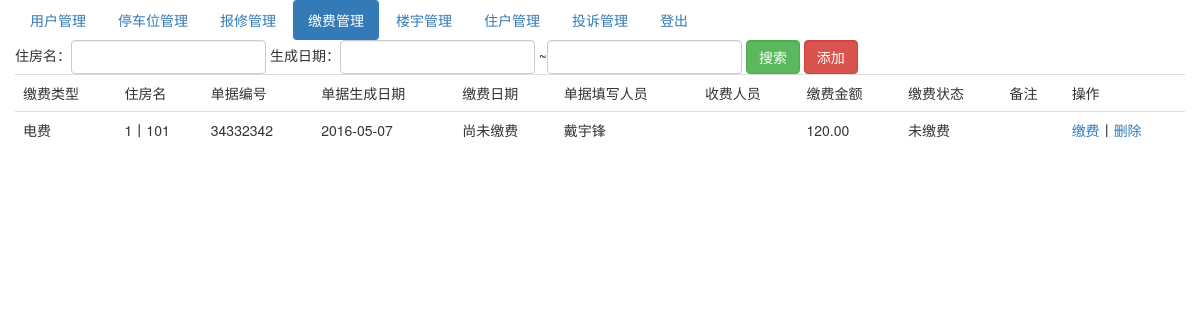
Screenshot of /index.php/charge_admin with the database file from the repository.
### tables this page shows
CREATE TABLE IF NOT EXISTS `charge` (
  `charge_id` int(10) NOT NULL AUTO_INCREMENT,
  `type_id` int(10) NOT NULL COMMENT '缴费类型ID',
  `house_id` int(10) NOT NULL,
  `invoiceNum` varchar(255) NOT NULL COMMENT '单据编号',
  `createTime` int(10) NOT NULL COMMENT '单据生成日期',
  `paymentTime` int(10) NOT NULL COMMENT '缴费日期',
  `handleName` varchar(255) NOT NULL COMMENT '单据填写人员姓名',
  `chargeName` varchar(255) NOT NULL COMMENT '收费人员姓名',
  `paymentMoney` decimal(10,2) NOT NULL COMMENT '缴费金额',
  `status` tinyint(4) NOT NULL DEFAULT '10' COMMENT '缴费状态 10未缴费 20已缴费',
  `remark` varchar(255) NOT NULL COMMENT '备注',
  PRIMARY KEY (`charge_id`)
);

### application/controllers/Charge_admin.php (called while the page is built, shortened)
<?php
class Charge_admin extends CI_Controller{
    public function __construct()
    {
        $this->load->helper('url_helper');
        $this->load->library('session');
    }
    public function index(){
        $this->load->model('charge_model');
        $this->load->model('house_model');
        $condition=array();
        $charge_list=$this->charge_model->getChargeList($condition);
        foreach($charge_list as $key=>$value){
            $type_info=$this->charge_model->getTypeInfoById($value['type_id']);
            $charge_list[$key]['type_name']=$type_info['type_name'];
            $house_info=$this->house_model->getHouseInfo(array('house_id'=>$value['house_id']));
            $charge_list[$key]['house_name']=$house_info['house_name'];
        }
        $data=array();
        $data['charge_list']=$charge_list;
        $this->load->view('templates/header_admin',$data);
        $this->load->view('charge_index_admin',$data);
    }
}

### index.php (called while the page is built, shortened)
<?php
require_once BASEPATH.'core/CodeIgniter.php';

### application/models/Charge_model.php (called while the page is built, shortened)
<?php
class Charge_model extends CI_Model{
    public function getChargeList($condition=array())
    {
        $query=$this->db->get_where('charge',$condition);
        return $query->result_array();
    }
    public function getTypeInfoById($type_id)
    {
        $query = $this->db->get_where('charge_type',array('type_id'=>$type_id));
        return $query->row_array();
    }
}
?>

### application/models/House_model.php (called while the page is built, shortened)
<?php
class House_model extends CI_Model{
    public function getHouseInfo($condition){
        $query = $this->db->get_where('house',$condition);
        return $query->row_array();
    }
}
?>

### application/views/charge_index_admin.php (the view, shortened to what this page needs)
<div class="container">
    <div class="row">
        <ul class="nav nav-pills">
            <li role="presentation"><a href="/index.php/member_admin/index">用户管理</a></li>
            <li role="presentation"><a href="/index.php/carport_admin/index">停车位管理</a></li>
            <li role="presentation"><a href="/index.php/repair_admin/index">报修管理</a></li>
            <li role="presentation" class="active"><a href="/index.php/charge_admin/index">缴费管理</a></li>
            <li role="presentation"><a href="/index.php/building_admin/index">楼宇管理</a></li>
            <li role="presentation"><a href="/index.php/house_admin/index">住户管理</a></li>
            <li role="presentation"><a href="/index.php/complain_admin/index">投诉管理</a></li>
            <li role="presentation"><a href="/index.php/Welcome/logout">登出</a></li>
        </ul>
    </div>
    <div class="row">
        <form method="get" class="form-inline" action="/index.php/Charge_admin/index">
            <div class="form-group">住房名：<input type="text" class="form-control" name="house_name"></div>
            <div class="form-group">
                生成日期：<input type="text" class="form-control" name="date_start" id="date_start" />
                ~<input type="text" class="form-control" name="date_end" id="date_end" />
            </div>
            <div class="form-group"><input type="submit" class="form-control btn-success" value="搜索"></div>
            <div class="form-group"><a class="form-control btn-danger" href="/index.php/Charge_admin/add">添加</a></div>
        </form>
    </div>
    <div class="row">
        <table class="table">
            <tr>
                <td>缴费类型</td>
                <td>住房名</td>
                <td>单据编号</td>
                <td>单据生成日期</td>
                <td>缴费日期</td>
                <td>单据填写人员</td>
                <td>收费人员</td>
                <td>缴费金额</td>
                <td>缴费状态</td>
                <td>备注</td>
                <td>操作</td>
            </tr>
            <?php foreach($charge_list as $value){ ?>
                <tr>
                    <td><?php echo $value['type_name']; ?></td>
                    <td><?php echo $value['house_name']; ?></td>
                    <td><?php echo $value['invoiceNum']; ?></td>
                    <td><?php echo date('Y-m-d',$value['createTime']); ?></td>
                    <td><?php if($value['paymentTime']==0){ echo '尚未缴费'; }else{echo date('Y-m-d',$value['paymentTime']);} ?></td>
                    <td><?php echo $value['handleName']; ?></td>
                    <td><?php echo $value['chargeName']; ?></td>
                    <td><?php echo $value['paymentMoney']; ?></td>
                    <td><?php if($value['status']==10){echo '未缴费';}elseif($value['status']==20){echo '已缴费';}  ?></td>
                    <td><?php echo $value['remark']; ?></td>
                    <td><?php if($value['status']==10){ ?><a href="/index.php/Charge_admin/showEdit?charge_id=<?php echo $value['charge_id']; ?>">缴费</a>丨<?php } ?><a href="/index.php/Charge_admin/delete?charge_id=<?php echo $value['charge_id']; ?>">删除</a></td>
                </tr>
            <?php } ?>
        </table>
    </div>
</div>
<link rel="stylesheet" href="/jquery/jquery-ui-1.11.4/jquery-ui.min.css" >

### rows the page displays
charge: type_name "电费", house_name "1丨101", invoiceNum "34332342", createTime "2016-05-07", paymentTime "尚未缴费", handleName "戴宇锋", paymentMoney "120.00", status "未缴费"
